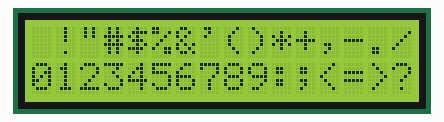
Recording of a program running on a simulated Raspberry Pi Pico running MicroPython. Parts: 16×2 character LCD. Library files of the repository ran but are not shown: lcd_api.py, pico_i2c_lcd.py; what the program prints to the serial console is not drawn. At 30.3 s the program stops and its outputs stay as they are.

Above: at 0.1 s.
At 5.2 s:
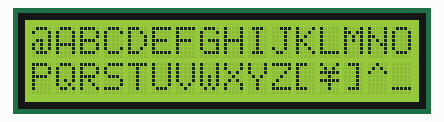
At 10.2 s:
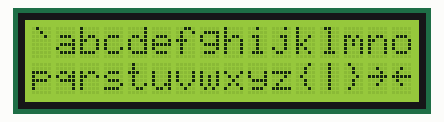
At 15.3 s:
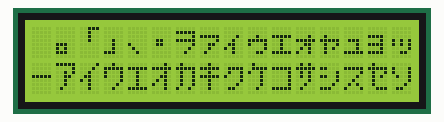
At 20.3 s:
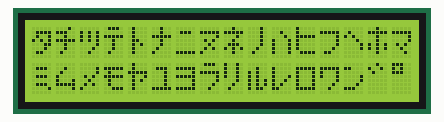
At 25.3 s:
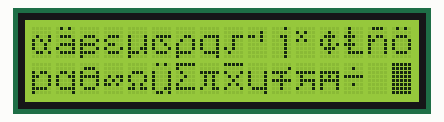

Measured:
- what the display in image 0 shows lasts 5.0 s, from 0.1 s to 5.1 s

The program:

R2425_CL4_lcd_allchar.py
```python
# Taller Programación y Robótica en CMM BML – 2024 -2025 - Clase xx
# Programa: Test hw basico de LCD I2C 16 x 2 - Mostrar todos los caracteres
# Hardware platform: Pico _ & W / funciona igual sin cambios
# Librerias : lcd_api.py + pico_i2c_lcd.py
# Ref librerias: https://github.com/T-622/RPI-PICO-I2C-LCD
# Fecha JCSP 2023 02 06
# Licencia : CC BY-NC-SA 4.0

from os import uname
# Informative block - start
p_keyOhw = "LCD I2C en GPIO 4&5 = SDA0 & SCL0 / Vcc +5v"
p_project = "Todos los characteres en LCDi2c 16x2"
p_version = "1.0"
p_library = "github.com/T-622/RPI-PICO-I2C-LCD"
print(f"uPython version: {uname()[3]} ")
print(f"uC: {uname()[4]} - Key other HW: {p_keyOhw}")
print()
print(f"Program: {p_project} - Version: {p_version}")
print(f"Key Library: {p_library}")
print('---------------- ==== ----------------')

# import rest of required libraries
import utime
from machine import Pin, I2C
from lcd_api import LcdApi
from pico_i2c_lcd import I2cLcd

LCD_ADDR = 0x3F
LCD_NUM_ROWS = 2
LCD_NUM_COLS = 16
FREQ = 400_000   # Try lowering this value in case of "Errno 5"

i2c = I2C(0, sda = Pin(4), scl = Pin(5), freq = FREQ)
lcd = I2cLcd(i2c, LCD_ADDR, LCD_NUM_ROWS, LCD_NUM_COLS)

print("Llenar display con todos los caracteres")
lcd.clear()
string = ""

for setStart in range(32, 256, 32):
    print(f'Set de 32 caracteres que comienzan en {setStart}')
    if setStart ==128:
        print('  ->Salto el set de caracteres que comienzan en 128')
        continue

    for x in range(setStart , setStart + LCD_NUM_ROWS * LCD_NUM_COLS):
        string += chr(x)

    lcd.putstr(string)
    utime.sleep(5)
    lcd.clear()
    string = ""
```
